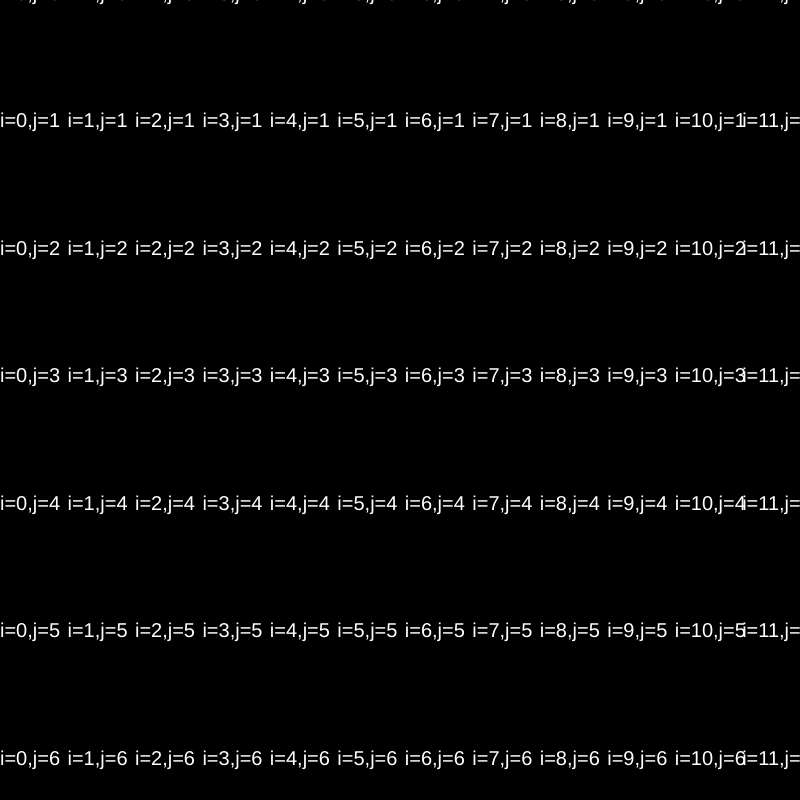
Frame 1 (no input)
Frame 60 (no input): identical to frame 1, image omitted
Frame 120 (the mouse pressed at the canvas centre since frame 60): identical to frame 1, image omitted

The p5.js sketch that drew this single still picture (run headless with seeded random() and noise() and a simulated clock; from frame 60 on, the mouse is pressed at the canvas centre):

// p5.js sketch
// ── sketch.js
var num_x;
var num_y;
var size;

function setup() {
  createCanvas(800, 800);
  rectMode(CENTER);
  textSize(20);
  
  // create and call our own function
  setVariables();
}

function setVariables() {
  num_x = random(4, 15);
  num_y = random(4, 15);
}

function draw() {
  background(0);

  // "outer loop" is i
  // "inner loop" is j
  // i=0, j=0
  // i=0, j=1
  // i=0, j=2
  // i=0, j=3
  // ....
  // i=0, j=num_y-1
  // i=1, j=0
  // i=1, j=1
  // i=1, j=2
  // i=1, j=3
  // ...
  // i=1, j=num_y-1
  // i=2, j=0
  // i=2, j=1
  // i=2, j=2
  // ...
  // ...
  // i=num_x-1, j=num_y-1
  // -> loop terminates

  for (var i=0; i<num_x; i++) {
    for (var j=0; j<num_y; j++) {
      
      var x = map(i, 0, num_x, 0, width);
      var y = map(j, 0, num_y, 0, height);

      fill(255);
      text("i="+i+",j="+j, x, y);
    }
  }  
}

function keyPressed() {
  if (key==' ') {
    setVariables();
  }
}
